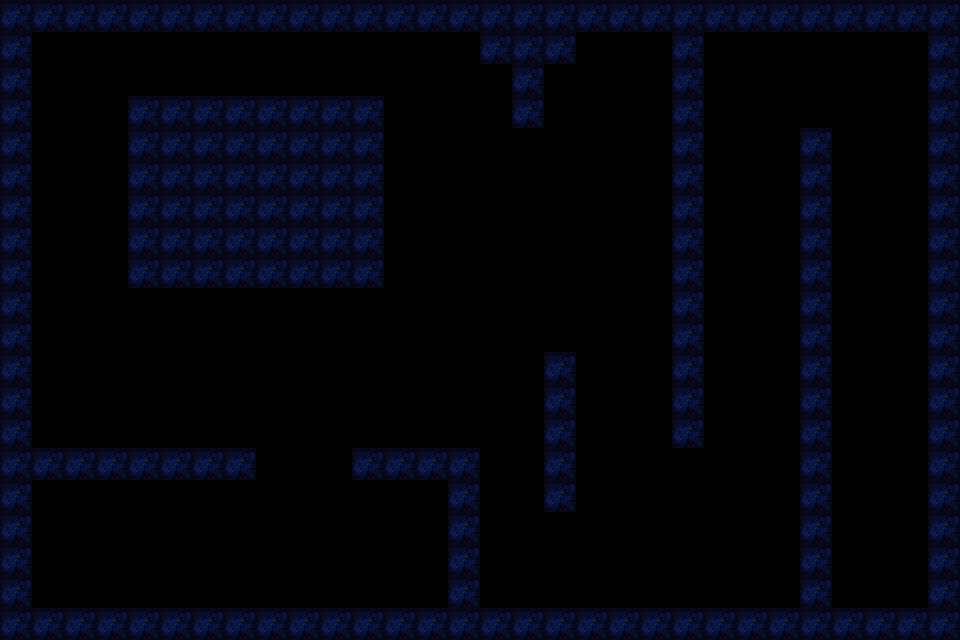

A level layout from a 2D game, rendered from its tile map. Below: a short description, then the map file with its tile-grid data intact:
An orthogonal 30x20 tile map with 32x32 px tiles, 1 tile layer (Tile Layer 1).

<map version="1.10" tiledversion="1.10.2" orientation="orthogonal" renderorder="right-down" width="30" height="20" tilewidth="32" tileheight="32" infinite="0" nextlayerid="2" nextobjectid="1">
 <tileset firstgid="1" name="AquaTile" tilewidth="32" tileheight="32" tilecount="1" columns="1">
  <image source="../sampleTile.png" width="32" height="32" />
 </tileset>
 <layer id="1" name="Tile Layer 1" width="30" height="20">
  <data encoding="csv">
1,1,1,1,1,1,1,1,1,1,1,1,1,1,1,1,1,1,1,1,1,1,1,1,1,1,1,1,1,1,
1,0,0,0,0,0,0,0,0,0,0,0,0,0,0,1,1,1,0,0,0,1,0,0,0,0,0,0,0,1,
1,0,0,0,0,0,0,0,0,0,0,0,0,0,0,0,1,0,0,0,0,1,0,0,0,0,0,0,0,1,
1,0,0,0,1,1,1,1,1,1,1,1,0,0,0,0,1,0,0,0,0,1,0,0,0,0,0,0,0,1,
1,0,0,0,1,1,1,1,1,1,1,1,0,0,0,0,0,0,0,0,0,1,0,0,0,1,0,0,0,1,
1,0,0,0,1,1,1,1,1,1,1,1,0,0,0,0,0,0,0,0,0,1,0,0,0,1,0,0,0,1,
1,0,0,0,1,1,1,1,1,1,1,1,0,0,0,0,0,0,0,0,0,1,0,0,0,1,0,0,0,1,
1,0,0,0,1,1,1,1,1,1,1,1,0,0,0,0,0,0,0,0,0,1,0,0,0,1,0,0,0,1,
1,0,0,0,1,1,1,1,1,1,1,1,0,0,0,0,0,0,0,0,0,1,0,0,0,1,0,0,0,1,
1,0,0,0,0,0,0,0,0,0,0,0,0,0,0,0,0,0,0,0,0,1,0,0,0,1,0,0,0,1,
1,0,0,0,0,0,0,0,0,0,0,0,0,0,0,0,0,0,0,0,0,1,0,0,0,1,0,0,0,1,
1,0,0,0,0,0,0,0,0,0,0,0,0,0,0,0,0,1,0,0,0,1,0,0,0,1,0,0,0,1,
1,0,0,0,0,0,0,0,0,0,0,0,0,0,0,0,0,1,0,0,0,1,0,0,0,1,0,0,0,1,
1,0,0,0,0,0,0,0,0,0,0,0,0,0,0,0,0,1,0,0,0,1,0,0,0,1,0,0,0,1,
1,1,1,1,1,1,1,1,0,0,0,1,1,1,1,0,0,1,0,0,0,0,0,0,0,1,0,0,0,1,
1,0,0,0,0,0,0,0,0,0,0,0,0,0,1,0,0,1,0,0,0,0,0,0,0,1,0,0,0,1,
1,0,0,0,0,0,0,0,0,0,0,0,0,0,1,0,0,0,0,0,0,0,0,0,0,1,0,0,0,1,
1,0,0,0,0,0,0,0,0,0,0,0,0,0,1,0,0,0,0,0,0,0,0,0,0,1,0,0,0,1,
1,0,0,0,0,0,0,0,0,0,0,0,0,0,1,0,0,0,0,0,0,0,0,0,0,1,0,0,0,1,
1,1,1,1,1,1,1,1,1,1,1,1,1,1,1,1,1,1,1,1,1,1,1,1,1,1,1,1,1,1
</data>
 </layer>
</map>
